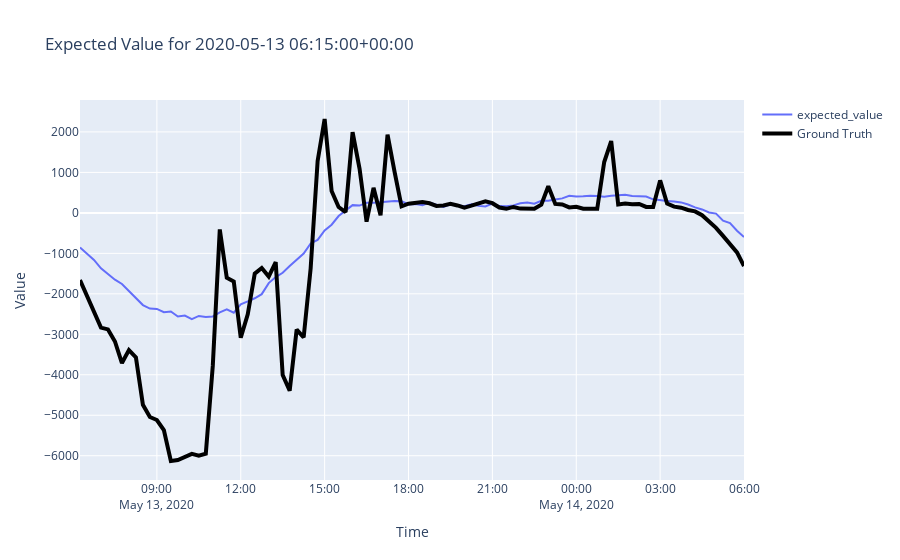

Source (notebook cell):
### Code cell
timestamp = pd.Timestamp('2020-05-13 06:15:00', tz='UTC')
#fc_param.loc[timestamp, 'expected_value'].plot()
plot_specific_day(fc_param.loc[:, ['expected_value']], gt, timestamp, title=f'Expected Value for {timestamp}')
